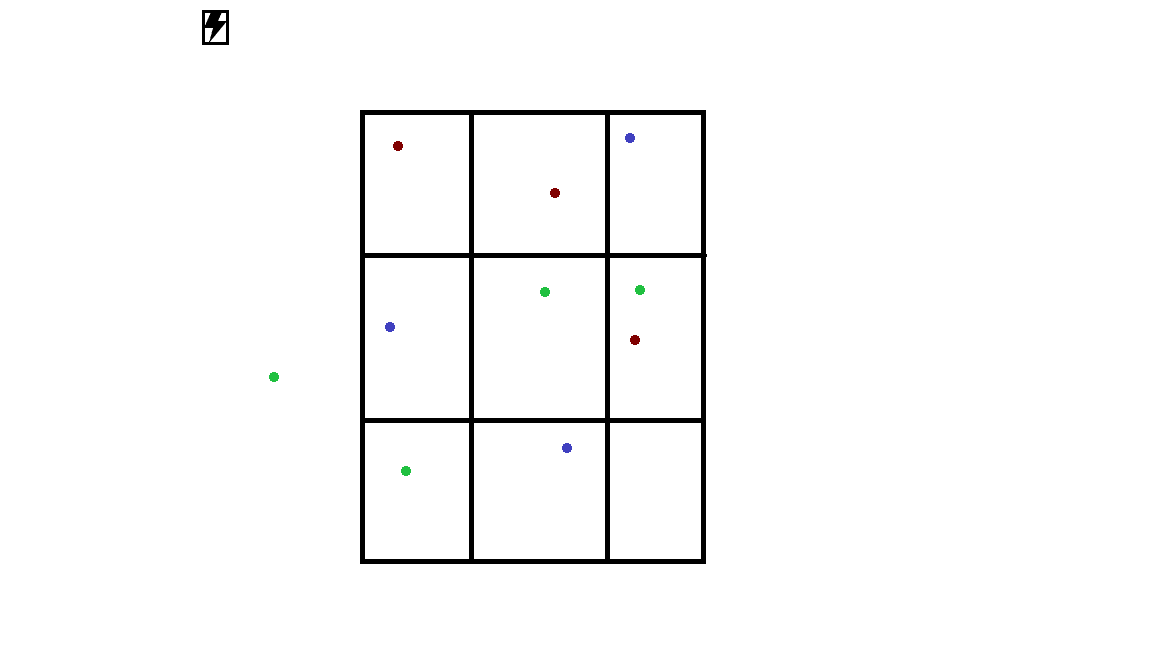
#> input picture example-images/colortestfile.bmp, 1152 x 648 px
$ python canny-and-harris.py
#> lines starting #> are read from the running program, lines starting #| are printed output that depends on the picture; after the words box and inside, x2 and y2 are one past the last pixel; in counts of white or black regions, pixels touching at a corner belong together
import numpy as np
import cv2 as cv
from matplotlib import pyplot as plt

img = cv.imread('../example-images/colortestfile.bmp')
#> img is the input picture: shape (648, 1152, 3); mean B, G, R 249.3, 249.3, 249.3
gray = cv.cvtColor(img, cv.COLOR_BGR2GRAY)

edges = cv.Canny(img,50,200)
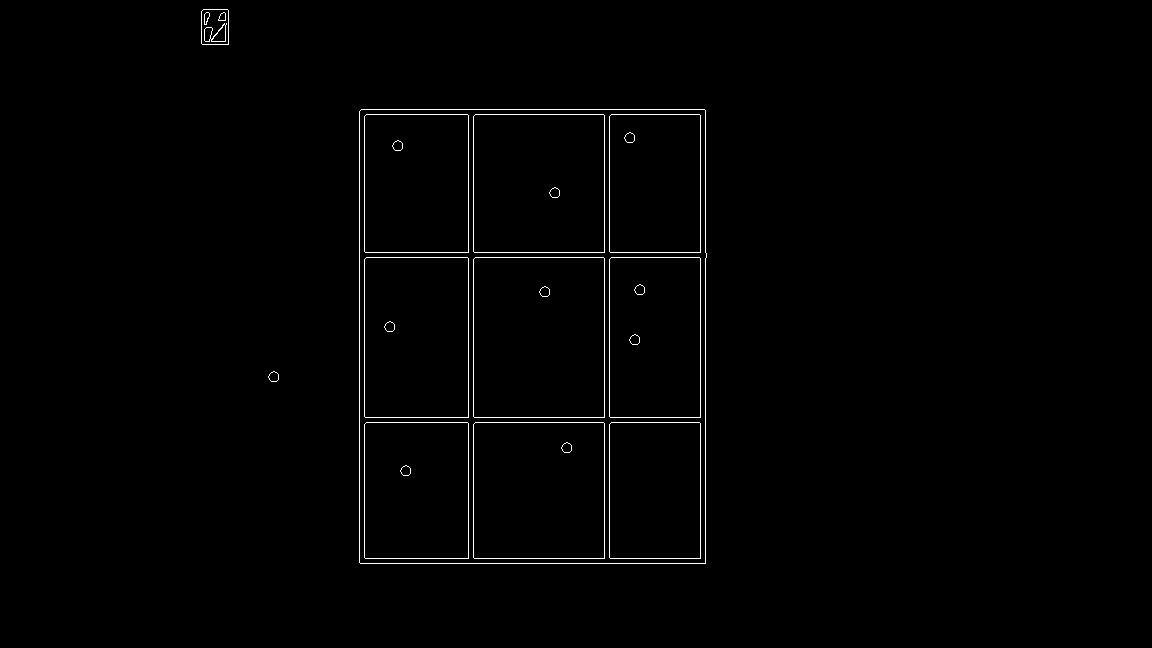
#> edges: shape (648, 1152); 0.89% white in thin lines or dots, all inside (x1, y1, x2, y2) = (201, 9, 707, 564)

##NEU
dst = cv.cornerHarris(gray,2,3,0.04)
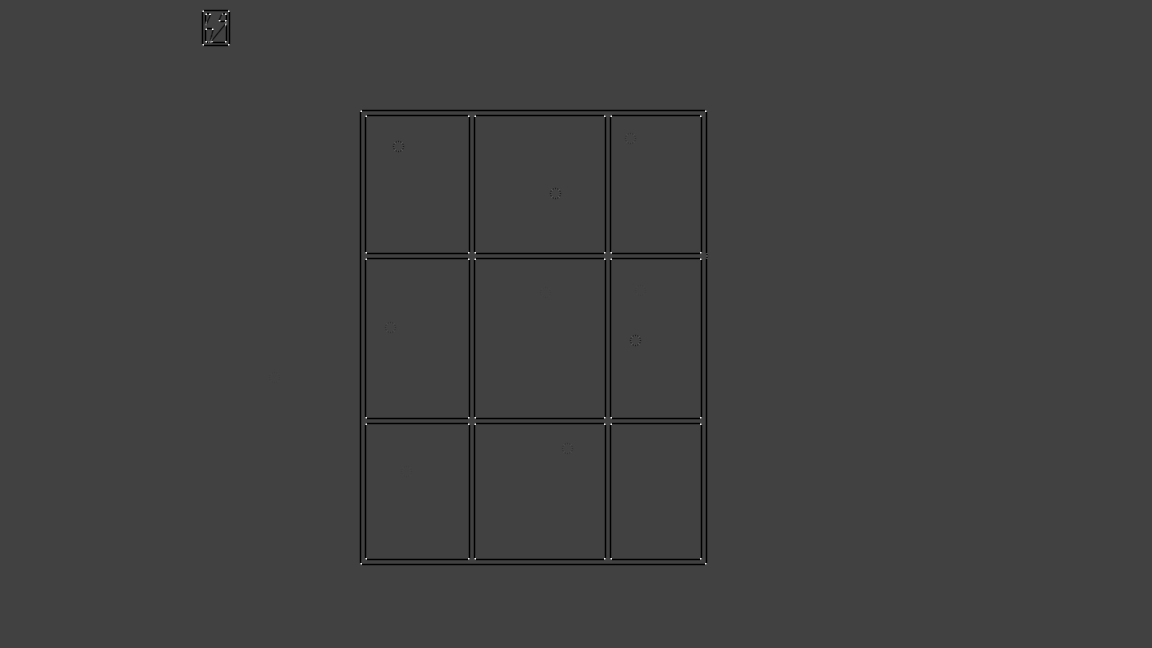
#> dst: shape (648, 1152) float32; min -0.04, max 0.115, mean -0.000486; drawn with min black and max white

#result is dilated for marking the corners, not important
dst = cv.dilate(dst,None)
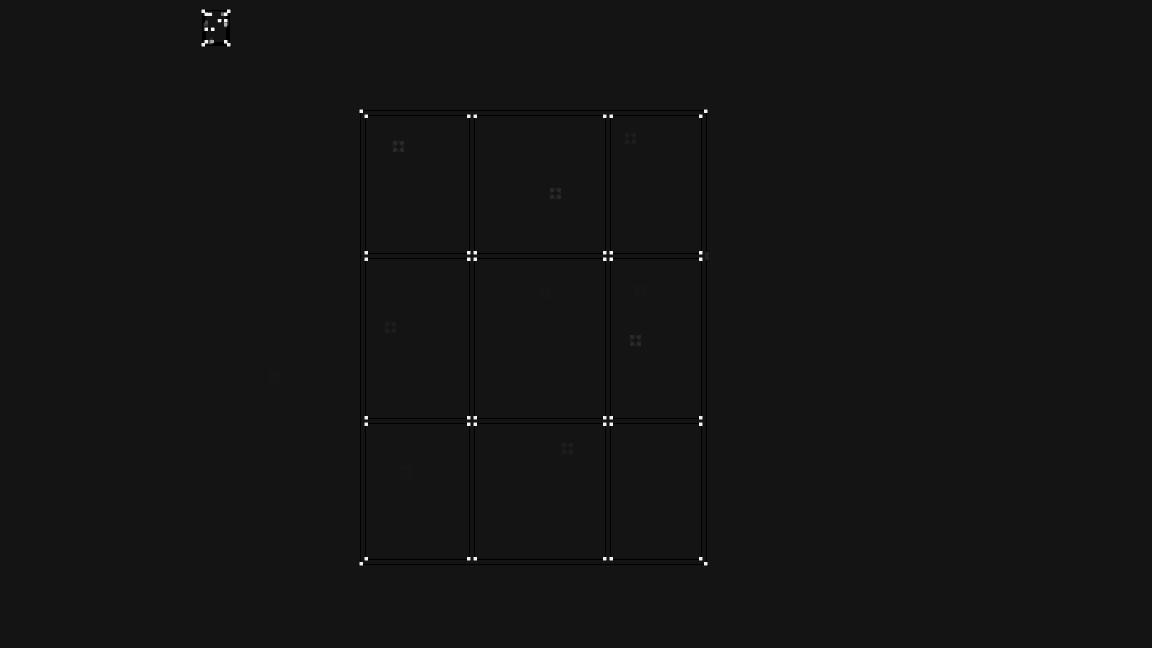
#> dst: shape (648, 1152) float32; min -0.01, max 0.115, mean 1.91e-05; drawn with min black and max white

# Threshold for an optimal value, it may vary depending on the image.
img[dst>0.01*dst.max()]=[0,0,255]
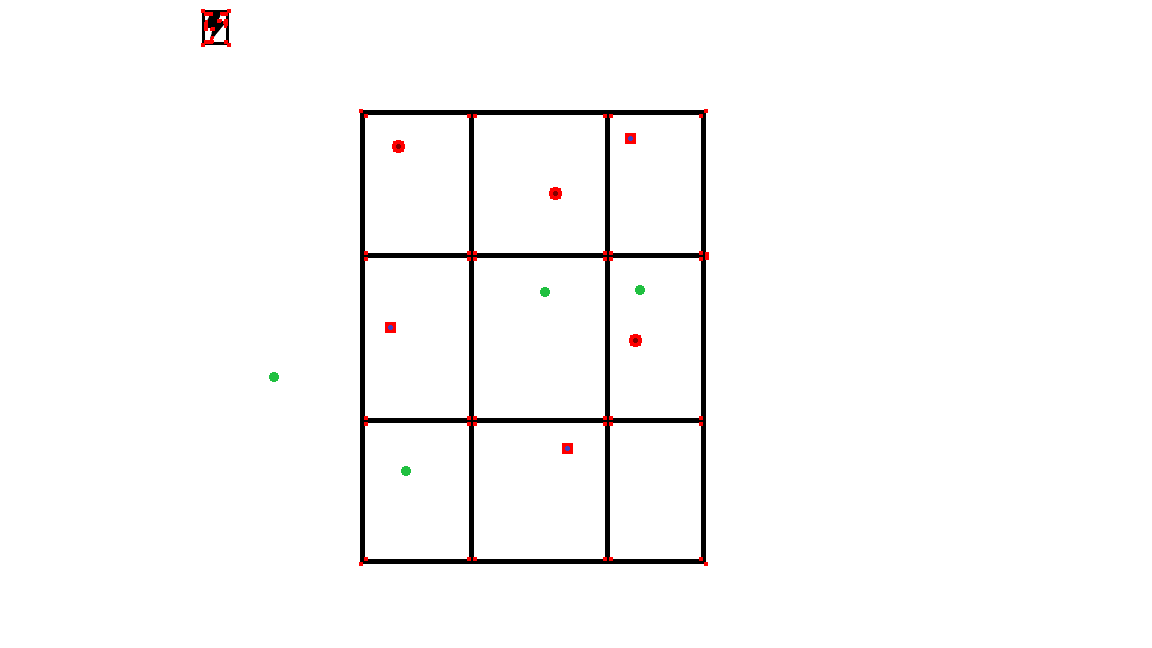
#> img: shape (648, 1152, 3); 0.22% of pixels changed, all inside (x1, y1, x2, y2) = (201, 9, 709, 566)

cv.imshow('dst',img)
if cv.waitKey(0) & 0xff == 27:
#> (key Esc is pressed here)
    cv.destroyAllWindows()

cv.imwrite('out.png', edges)
